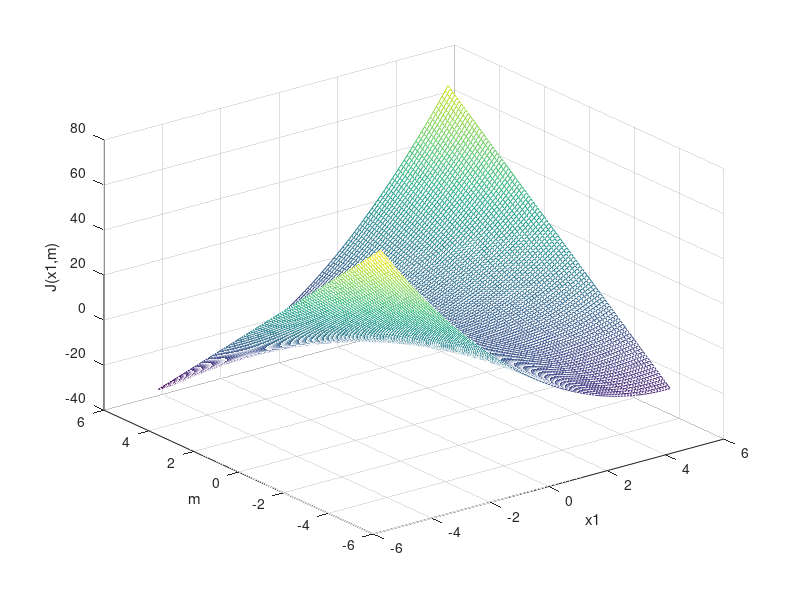

This chart was generated by the following MATLAB code:
%
% Optimality properties of constrained optimization
% 
% Let x=[x1 x2]
%
% Optimize
% J(x)= x^Tx subject to x1+x2=1
% Introduce Lagrange multiplier m
%
% Unconstrained optimization criterion 
% J(x,m)=x1^2+x2^2 + m(x1+x2-1)
% Set gradient of J equal to zero and solve
%
% m=-2x1, x1=x2=1/2
%
% J(x,m)=x1^2+x2^2 -m(m+1)
%
% Note that J(x,m) has saddle point properties
%
for ii=1:100, xi=-5+ii/10; 
    for jj=1:100,  mj=-5+jj/10; X(ii,jj)=xi; Y(ii,jj)=mj;
        %J(ii,jj)=xi*xi-mj*(mj+1);
        J(ii,jj)=xi*xi+mj*(xi+xi-1);
    end 
end
figure, mesh(X,Y,J)
xlabel('x1'), ylabel('m'), zlabel('J(x1,m)')